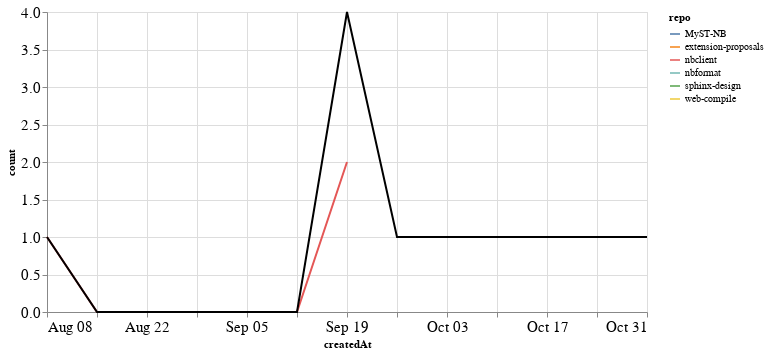

Here is the notebook cell this chart was saved with:
### Markdown cell above
### PRs

### Code cell
prs_time = prs.groupby('repo').resample('W', on='createdAt').count()['author'].reset_index()
prs_time = prs_time.rename(columns={'author': 'count'})
prs_time_total = prs_time.groupby('createdAt').agg({"count": "sum"}).reset_index()

ch1 = alt.Chart(prs_time, width=600).mark_line().encode(
    x='createdAt',
    y='count',
    color='repo',
    tooltip="repo"
)

ch2 = alt.Chart(prs_time_total, width=600).mark_line(color="black").encode(
    x='createdAt',
    y='count',
)

ch1 + ch2

### Figure 1 — Vega-Lite specification as saved in the notebook (floating-point values rounded to 4 significant figures)
{"config": {"axisLeft": {"labelFontSize": 15}, "axisBottom": {"labelFontSize": 15}}, "layer": [{"data": {"name": "data-5c7800a13250a0d13e1b0996a4ab4060"}, "mark": "line", "encoding": {"color": {"type": "nominal", "field": "repo"}, "tooltip": {"type": "nominal", "field": "repo"}, "x": {"type": "temporal", "field": "createdAt"}, "y": {"type": "quantitative", "field": "count"}}, "width": 600}, {"data": {"name": "data-a3ed2bc0cf4096febbb68f0cf2037bb6"}, "mark": {"type": "line", "color": "black"}, "encoding": {"x": {"type": "temporal", "field": "createdAt"}, "y": {"type": "quantitative", "field": "count"}}, "width": 600}], "$schema": "https://vega.github.io/schema/vega-lite/v4.8.1.json", "datasets": {"data-5c7800a13250a0d13e1b0996a4ab4060": [{"repo": "MyST-NB", "createdAt": "2021-10-03T00:00:00", "count": 1}, {"repo": "extension-proposals", "createdAt": "2021-09-19T00:00:00", "count": 1}, {"repo": "nbclient", "createdAt": "2021-08-08T00:00:00", "count": 1}, {"repo": "nbclient", "createdAt": "2021-08-15T00:00:00", "count": 0}, {"repo": "nbclient", "createdAt": "2021-08-22T00:00:00", "count": 0}, {"repo": "nbclient", "createdAt": "2021-08-29T00:00:00", "count": 0}, {"repo": "nbclient", "createdAt": "2021-09-05T00:00:00", "count": 0}, {"repo": "nbclient", "createdAt": "2021-09-12T00:00:00", "count": 0}, {"repo": "nbclient", "createdAt": "2021-09-19T00:00:00", "count": 2}, {"repo": "nbformat", "createdAt": "2021-09-19T00:00:00", "count": 1}, {"repo": "sphinx-design", "createdAt": "2021-10-31T00:00:00", "count": 1}, {"repo": "web-compile", "createdAt": "2021-09-26T00:00:00", "count": 1}], "data-a3ed2bc0cf4096febbb68f0cf2037bb6": [{"createdAt": "2021-08-08T00:00:00", "count": 1}, {"createdAt": "2021-08-15T00:00:00", "count": 0}, {"createdAt": "2021-08-22T00:00:00", "count": 0}, {"createdAt": "2021-08-29T00:00:00", "count": 0}, {"createdAt": "2021-09-05T00:00:00", "count": 0}, {"createdAt": "2021-09-12T00:00:00", "count": 0}, {"createdAt": "2021-09-19T00:00:00", "count": 4}, {"createdAt": "2021-09-26T00:00:00", "count": 1}, {"createdAt": "2021-10-03T00:00:00", "count": 1}, {"createdAt": "2021-10-31T00:00:00", "count": 1}]}}
